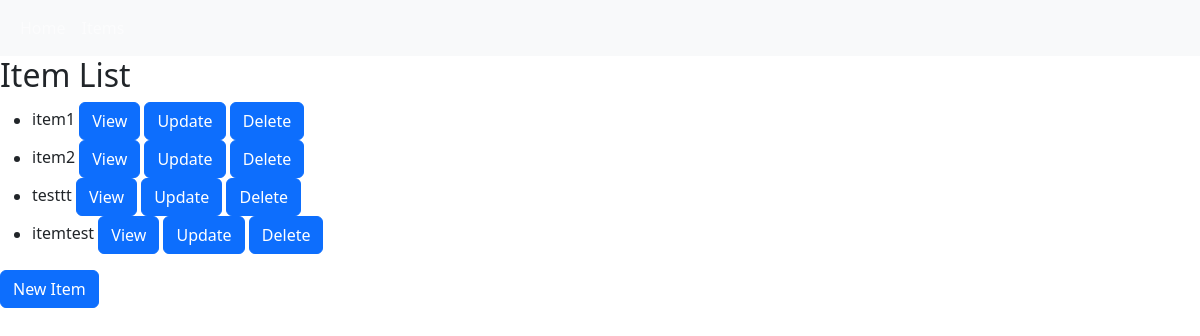
Before: /items/ with the older database file.
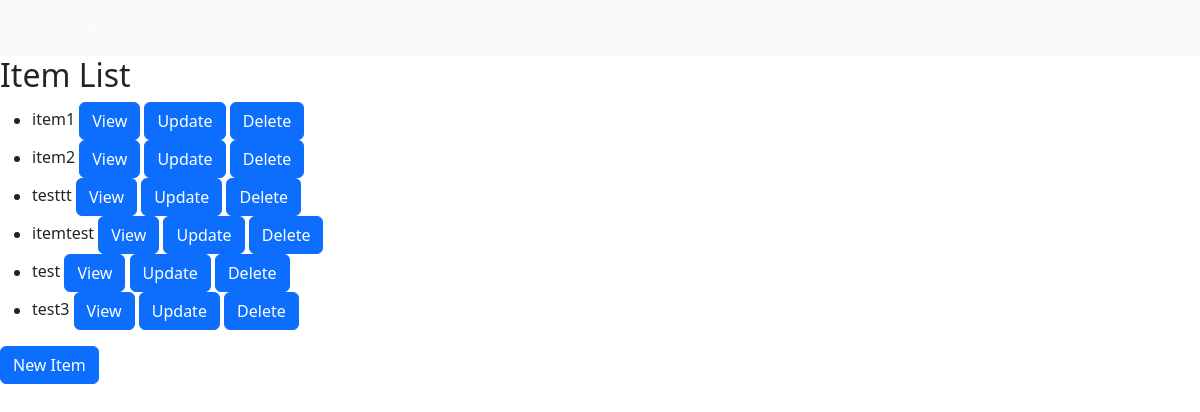
After: the same page with the newer database file.
### inventory_app/models.py (models this page shows, shortened)
class Item(models.Model):
    name = models.CharField(max_length = 200)
    description = models.TextField(blank=True)
    serial_number = models.CharField(max_length=100)
    price = models.DecimalField(max_digits=10, decimal_places=2)
    image = models.ImageField(upload_to='uploads/', null=True, blank=True)
    def get_absolute_url(self):
        return reverse('item-detail', args=[str(self.id)])

### inventory_app/views.py (the view)
# urls.py: path('items/', views.ItemListView.as_view(), name='items'),
class ItemListView(generic.ListView):
    model = Item

### inventory_app/templates/inventory_app/item_list.html
{% extends 'inventory_app/base_template.html' %}
{% block content %}
    <h2>Item List</h2>
    {% if item_list %}
        <ul>
            {% for item in item_list %}
                <li>
                    {{ item.name }}
                    <a class="btn btn-primary" href="{{ item.get_absolute_url }}" role="button">View</a>
                    <a class="btn btn-primary" href="{% url 'update_item' item.id %}" role="button">Update</a>
                    <a class="btn btn-primary" href="{% url 'delete_item' item.id %}" role="button">Delete</a>
                </li>
            {% endfor %}
        </ul>
    {% else %}
        <p>No items have been added.</p>
    {% endif %}
    <a class="btn btn-primary" href="{% url 'create_item' %}" role="button">New Item</a>
{% endblock %}

### inventory_app/templates/inventory_app/base_template.html (shortened to what this page needs)
{% load static %}
<!DOCTYPE html>
<html lang="en">
<head>
{% load bootstrap5 %}
{% bootstrap_css %}
</head>
<body>
<nav class="navbar navbar-expand-lg bg-body-tertiary navbar-dark bg-secondary">
    <div class="container-fluid">
        <div class="collapse navbar-collapse" id="navbarNav">
            <ul class="navbar-nav">
                <li class="nav-item">
                    <a class="nav-link" href="{% url 'index' %}">Home</a>
                </li>
                <li class="nav-item">
                    <a class="nav-link" href="{% url 'items' %}">Items</a>
                </li>
            </ul>
        </div>
    </div>
 </nav>
{% block content %}
{% endblock %}
</body>
</html>

Changed rows visible on the page:
added Item: name "test"
added Item: name "test3"
